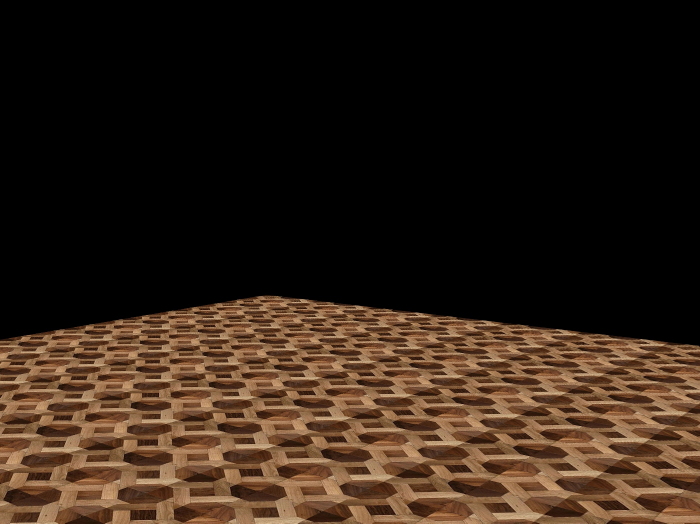
#> input picture Assignment_29/inputs/floor.jpg, 1400 x 1047 px, found by its file name (shown at 1/2 size)
$ python 6_floor_decoration.py
#> lines starting #> are read from the running program, lines starting #| are printed output that depends on the picture
import cv2
import numpy as np

floor = cv2.imread("floor.jpg")
#> floor is the input picture: shape (1047, 1400, 3); mean B, G, R 22.3, 33.4, 47.8
floor  = cv2.resize(floor , [650 ,500])
#> floor: shape (500, 650, 3)
room = cv2.imread("room.jpg")
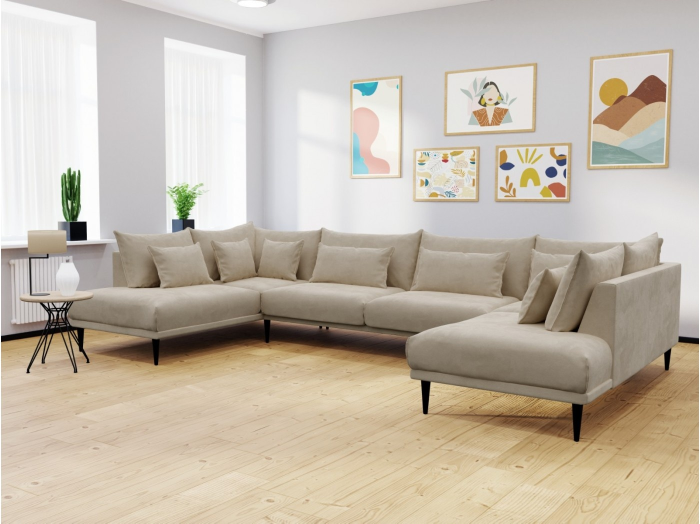
#> input picture Assignment_29/inputs/room.jpg, 1400 x 1047 px, found by its file name (shown at 1/2 size)
#> room is the input picture: shape (1047, 1400, 3); mean B, G, R 170.4, 185, 195.2
room  = cv2.resize(room , [650 ,500])
#> room: shape (500, 650, 3)
room_mask1 = cv2.imread("room_mask.jpg")
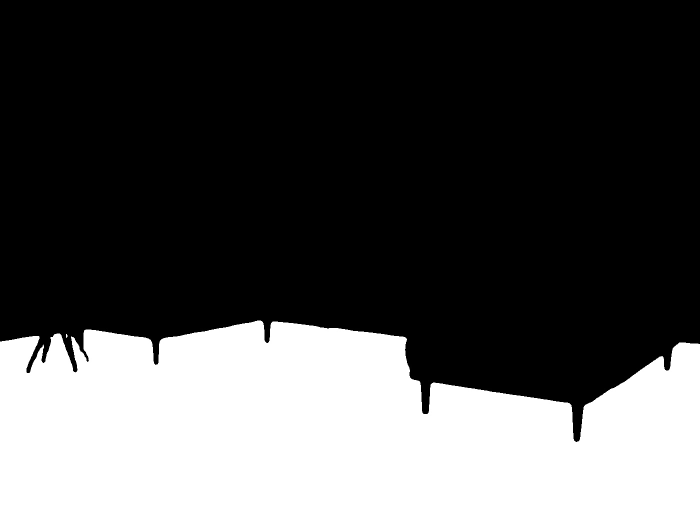
#> input picture Assignment_29/inputs/room_mask.jpg, 1400 x 1047 px, found by its file name (shown at 1/2 size)
#> room_mask1 is the input picture: shape (1047, 1400, 3); mean B, G, R 81.8, 81.8, 81.8
room_mask1  = cv2.resize(room_mask1 , [650 ,500])
#> room_mask1: shape (500, 650, 3)

room_mask = 255 - room_mask1
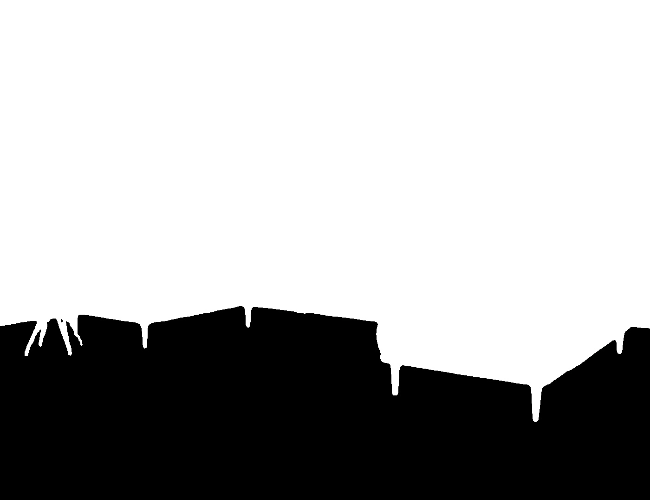
#> room_mask: shape (500, 650, 3); mean B, G, R 173.2, 173.2, 173.2
masking = cv2.add(room_mask , floor )
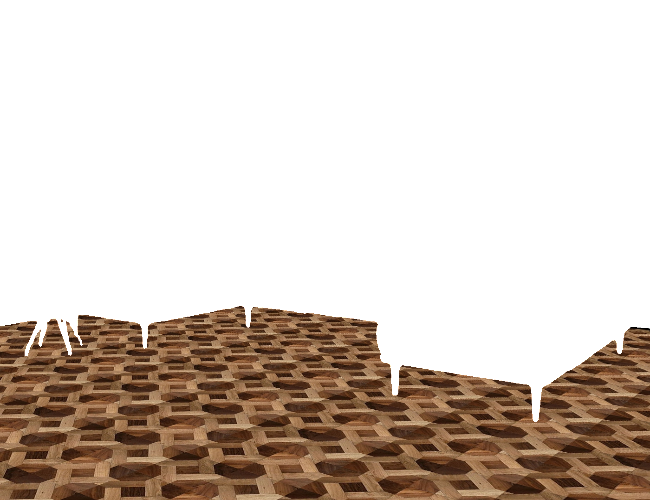
#> masking: shape (500, 650, 3); mean B, G, R 191.5, 200.7, 212.6
masking  = cv2.resize(masking , [650 ,500])

furniture = cv2.add(room_mask1 , room)
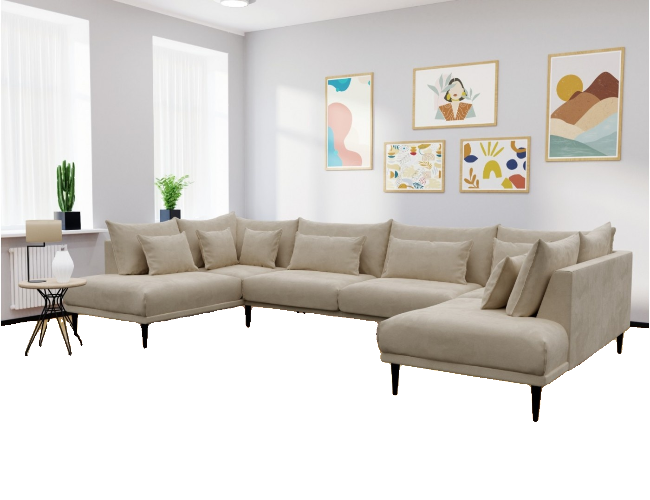
#> furniture: shape (500, 650, 3); mean B, G, R 205, 209.7, 213.3
furniture  = cv2.resize(furniture , [650 ,500])
x=255
for i in range(256):
    masking[np.where((masking==[x,x,x]).all(axis=2))] = [0,0,0]
    x-= 1
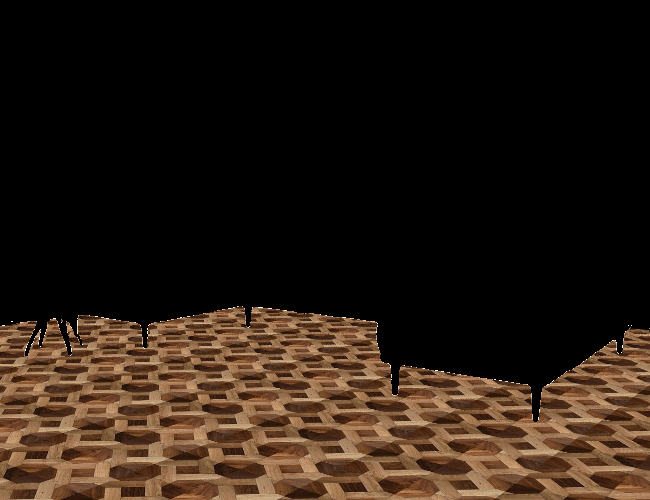
#> masking: shape (500, 650, 3); mean B, G, R 18.5, 27.6, 39.5

result = furniture + masking
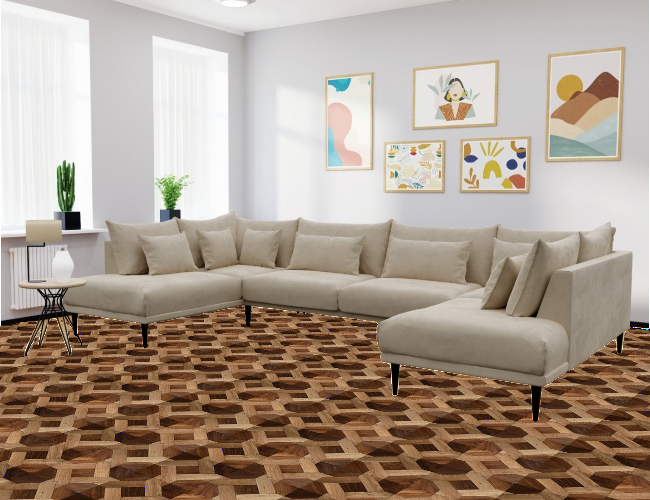
#> result: shape (500, 650, 3); mean B, G, R 141.2, 155.1, 170.6
cv2.imshow("" , result)
cv2.imwrite("final_floor.jpg" , masking)
cv2.imwrite("final_furniture.jpg" , furniture)
cv2.imwrite("final_decoration.jpg" , result)
cv2.waitKey()
